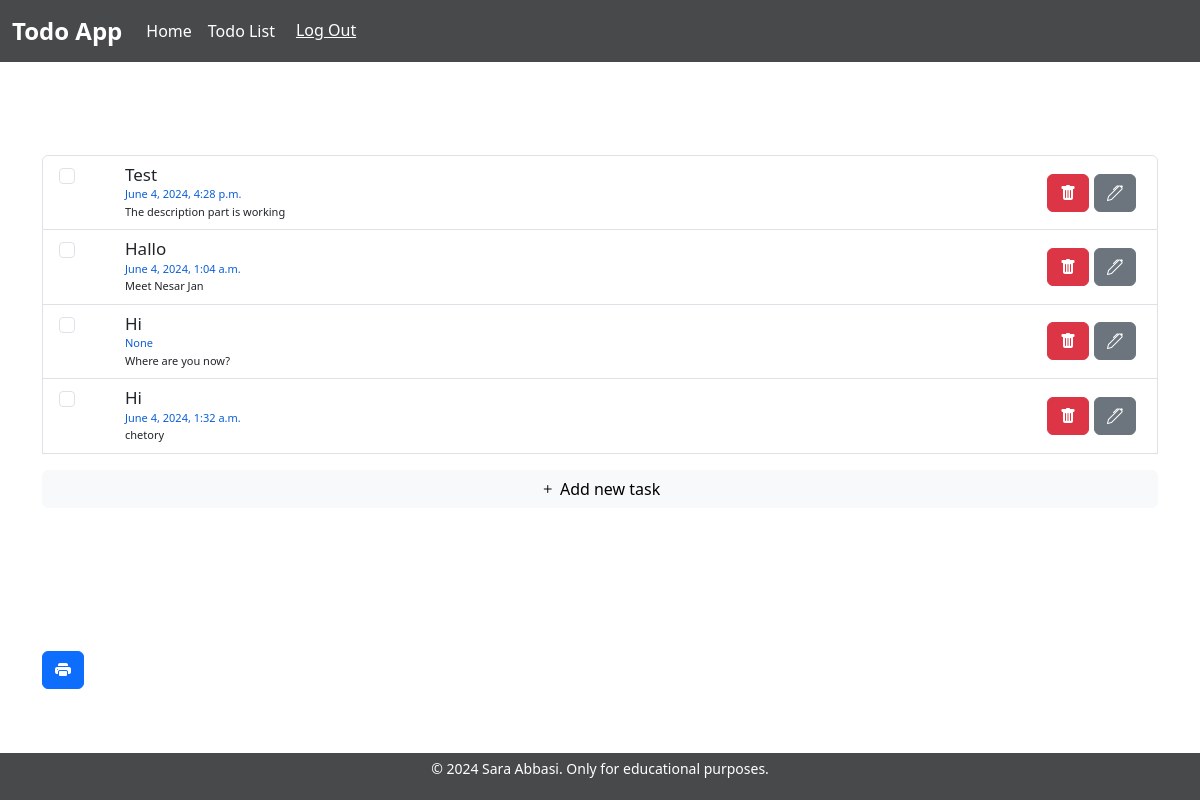
The app's page /list/ (signed in) with its own data.
### todo_app/models.py (models this page shows, shortened)
class TodoItem(models.Model):
    title = models.CharField(max_length=200)
    description = models.TextField(blank=True)
    checked = models.BooleanField(default=False)
    owner = models.ForeignKey(User, on_delete=models.CASCADE, null=True)
    date = models.DateTimeField(blank=True, null=True)

### todo_app/views.py (the view, shortened to what this page needs)
# urls.py: path('list/', todo_list_view, name='todo_list'),
@login_required(login_url='/accounts/login')
def todo_list_view(request):
    user = request.user
    query = TodoItem.objects.filter(owner = user)
    todo_list_len = len(query)
    return render(request, 'todo_app/todo_list.html', {'todolist': query,'todo_list_len': todo_list_len})

### todo_app/templates/todo_app/todo_list.html (shortened to what this page needs)
{% extends 'base.html' %}
{% block content %}
<div class="list-container">
  {% if todo_list_len == 0 %}
  <div>
    <h3>Nothing here ...</h3>
    <a class='link' href="{% url 'todo_app:todo_item_create' %}">You can add a task here</a>
  </div>
  {% else %}
  <div class="todo-list-container">
    <form method="POST" action="{% url 'todo_app:todo_list' %}" id="todo-list-form">
      <div class="todo-list">
        <ul class="list-group">
          {% for todoitem in todolist %}
              <li class="list-group-item todo-item">
                <div class="todo-item-content">
                  {% if todoitem.checked %}
                  <input class="check-input form-check-input job-done-input" type="checkbox" name="checked" checked value="{{todoitem.id}}" aria-label="...">
                  <div class="job-done-text job-text">
                    <h6>{{todoitem.title}}</h6>
                    <p>{{todoitem.date}}</p>
                    <p>{{todoitem.description}}</p>
                  </div>
                  {% else %}
                  <input class="check-input form-check-input" type="checkbox" name="checked" value="{{todoitem.id}}" aria-label="...">
                  <div class="job-undone-text job-text">
                    <h6>{{todoitem.title}}</h6>
                    <p class="todo-date">{{todoitem.date}}</p>
                    <p>{{todoitem.description}}</p>
                  </div>
                  {% endif %}
                </div>
                <div class="todo-item-action">
                  <a class='btn btn-danger' href="{% url 'todo_app:todo_item_delete' todoitem.id %}"><i class="bi bi-trash-fill"></i></a>
                  <a class='btn btn-secondary' href="{% url 'todo_app:todo_item_edit' todoitem.id %}"><i class="bi bi-pen"></i></a>
                </div>
              </li>
          {% endfor %}
          <a class='btn btn-light mt-3' href="{% url 'todo_app:todo_item_create' %}"><i class="bi bi-plus"></i> Add new task</a>
        </ul>
      </div>
      <button class='btn btn-primary mt-3' id="print-paper" type="button"><i class="bi bi-printer-fill"></i></button>
  </form>
  </div>
  {% endif %}
</div>
{% endblock %}

### static/todo_app/styles.css (style rules this page uses)
.todo-list-container { width: 100%; }
.todo-list { min-height: 60vh; }
.todo-item { display: flex; align-items: center; justify-content: space-between; }
.list-container { display: flex; width: 100%; justify-content: center; align-items: center; min-height: 90vh; }
.todo-item-content { display: flex; }
.todo-item-content input { margin-right: 10px; }
.todo-item-action { display: flex; }
.todo-item-action a { margin-right: 5px; }
.todo-date { color: #0b5ed7; }
.job-text h6 { font-size: 17px; margin: 1px 0; margin-left: 40px; }
.job-text p { font-size: 11px; margin: 1px 0; margin-left: 40px; }

### records on screen
TodoItem: title "Test", date "June 4, 2024, 4:28 p.m.", description "The description part is working"
TodoItem: title "Hallo", date "June 4, 2024, 1:04 a.m.", description "Meet Nesar Jan"
TodoItem: title "Hi", date "None", description "Where are you now?"
TodoItem: title "Hi", date "June 4, 2024, 1:32 a.m.", description "chetory"
